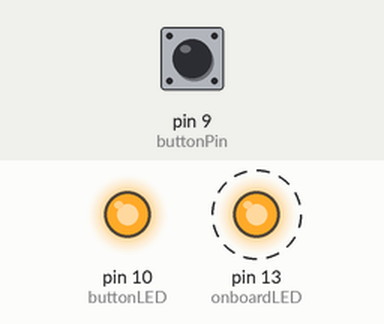
Simulated run of this sketch. Board: Arduino Uno, built with avr-gcc and run on an emulated ATmega328P. Parts: output pins drawn as LEDs (lit = HIGH). Dashed ring = blinking. Inputs (shaded band) come from the test bench; at power-on: pin 9 (buttonPin) HIGH. The local clock reads 2024-03-15 10:24:30 at power-on unless the sketch sets it; what the sketch prints to the serial monitor is not drawn.

Above: at 1.2 s.
1.3 s: pin 9 (buttonPin) pulled LOW for 0.15 s
Timing chart, 0 to 10.3 s (numbered marks = the images above; inputs shaded):
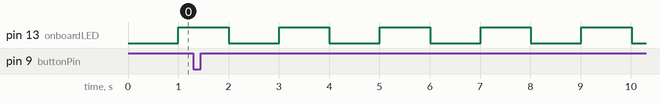

Measured:
- by itself, pin 13 (onboardLED): alternates HIGH for 1.0 s and LOW for 1.0 s

The sketch:

AutoVacuum_v1.ino
```cpp
#include <IRremote.h> // use the library
#include <virtuabotixRTC.h>


// Creation of the Real Time Clock Object
virtuabotixRTC myRTC(5, 6, 7);

const int buttonPin = 9; // Button pin. Pulled up. Triggered when connected to ground.
const int buttonLED = 10;
const int onboardLED = 13;


int runToday = 0;

//Time that it will trigger
const int hour = 13;    //1pm
const int minutes = 15; //single 0 for on the hr
//

// Variables will change:
int ledState = LOW;             // ledState used to set the LED
long previousMillis = 0;        // will store last time LED was updated
long previousClockSeconds = 0;
// the follow variables is a long because the time, measured in miliseconds,
// will quickly become a bigger number than can be stored in an int.
long interval = 1000;           // interval at which to blink (milliseconds)

unsigned int autoCommand[68] = {4500, 4400, 550, 1650, 550, 550, 550, 550, 600, 550, 550, 550, 550, 550, 550, 550, 550, 1650, 550, 1650, 550, 550, 550, 550, 550, 550, 600, 550, 550, 550, 550, 550, 550, 1650, 550, 550, 550, 1650, 550, 550, 550, 550, 550, 550, 600, 550, 550, 550, 550, 550, 550, 1650, 550, 550, 550, 1650, 550, 1650, 550, 1650, 600, 1650, 550, 1650, 550, 1650, 550};


IRsend irsend;


void setup()
{
  Serial.begin(9600);
  pinMode(buttonPin, INPUT_PULLUP);
  pinMode(buttonLED, OUTPUT);
  pinMode(onboardLED, OUTPUT);

  digitalWrite(buttonLED, HIGH);
  Serial.println("Ready..");

  myRTC.updateTime();
  Serial.print("Current Date / Time: ");                                                                 //|
  Serial.print(myRTC.dayofmonth);                                                                        //|
  Serial.print("/");                                                                                     //|
  Serial.print(myRTC.month);                                                                             //|
  Serial.print("/");                                                                                     //|
  Serial.print(myRTC.year);                                                                              //|
  Serial.print("  ");                                                                                    //|
  Serial.print(myRTC.hours);                                                                             //|
  Serial.print(":");                                                                                     //|
  Serial.print(myRTC.minutes);                                                                           //|
  Serial.print(":");                                                                                     //|
  Serial.println(myRTC.seconds);

}

void loop() {
  myRTC.updateTime();


  if (digitalRead(buttonPin) == LOW)
  {
    Serial.println("Sending");
    // @param1 Raw data
    // @param2 length
    // @param3 frequency, (most devices use 38khz)
    irsend.sendRaw(autoCommand,68,38);
  }

  if ((myRTC.hours == hour) & (myRTC.minutes == minutes))
  {
    if (runToday == 0)
    {
      Serial.println("Sending");
      runToday = 1; //flag so we only run once a day
      // @param1 Raw data
      // @param2 length
      // @param3 frequency, (most devices use 38khz)
      irsend.sendRaw(autoCommand,68,38);
    }
  }
  else
    if (runToday == 1)
    {
      Serial.println("Resetting run clock");
      runToday = 0; //flag so we only run once a day
    }

  unsigned long currentMillis = millis();

  if((currentMillis - previousMillis > interval) & (previousClockSeconds != myRTC.seconds))  {
    // save the last time you blinked the LED
    previousMillis = currentMillis;
    previousClockSeconds = myRTC.seconds;
    // if the LED is off turn it on and vice-versa:
    if (ledState == LOW)
      ledState = HIGH;
    else
      ledState = LOW;

    // set the LED with the ledState of the variable:
    digitalWrite(onboardLED, ledState);

  }


}
```
